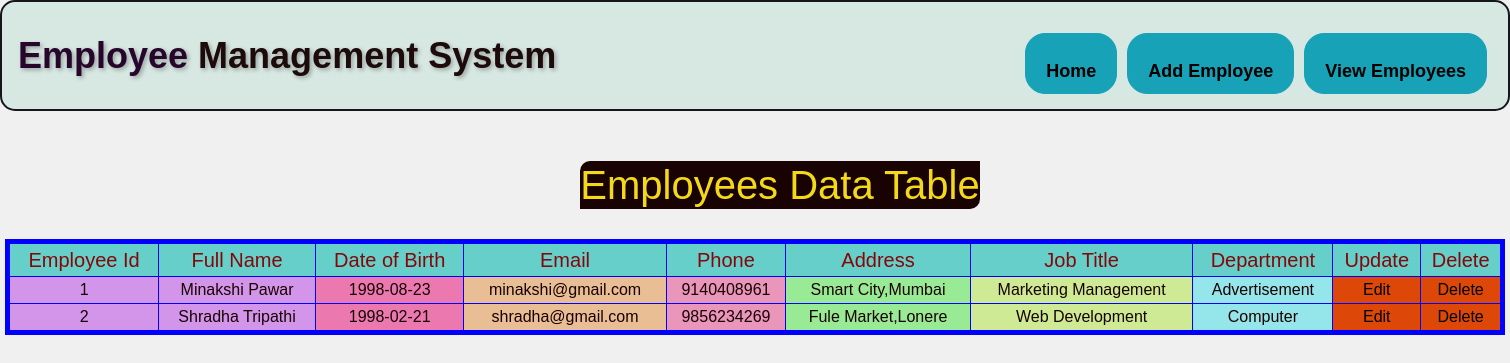
Page /viewdisplay on the committed database.
### database/models.py (models this page shows)
class empregister(models.Model):
    empoid = models.IntegerField(default=1)
    name = models.CharField(max_length=40)
    birthdate = models.CharField(default=27-6-2003,max_length=40)
    email = models.EmailField(max_length=40)
    phone = models.CharField(max_length=40)
    address = models.CharField(max_length=40)
    jobtitle = models.CharField(max_length=50)
    department = models.CharField(max_length=40)

### EmployeeManagement/views.py (the view)
# urls.py: path('viewdisplay',views.view_datadisplay,name='vieweDisplay'),
def view_datadisplay(request):
    s1 =empregister.objects.all()
    dict1 = {
        'data': s1
    }
    return render(request,'view_employee.html', dict1)

### templates/view_employee.html (shortened to what this page needs)
<!DOCTYPE html>
<html lang="en">
<head>
  <link rel="stylesheet" href="https://stackpath.bootstrapcdn.com/bootstrap/4.3.1/css/bootstrap.min.css">
</head>
<body>
  <nav class="navbar navbar-expand-lg navbar-custom">
    <a class="navbar-brand" href="#"><span style="color: #27062c">Employee</span> Management System</a>
    <div class="collapse navbar-collapse" id="navbarNav">
      <ul class="navbar-nav ml-auto">
        <li class="nav-item">
          <a class="nav-link active" href="home.html">
            <button type="button" class="btn btn-info"><a href="/home">Home</a></button>
          </a>
        </li>
        <li class="nav-item">
          <a class="nav-link" href="add_employee.html">
            <button type="button" class="btn btn-info"><a href="/empregister">Add Employee</a></button>
          </a>
        </li>
        <li class="nav-item">
          <a class="nav-link" href="view_employees.html">
            <button type="button" class="btn btn-info"><a href="/viewdisplay">View Employees</a></button>
          </a>
        </li>
      </ul>
    </div>
  </nav>
   <div class="text"><h1>Employees Data Table</h1></div>
    <table align="center" border="1" width="1500px" height="50px">
        <tbody>
        <tr align="center" id="tr1">
            <td style="font-size: 20px;">Employee Id</td>
            <td style="font-size: 20px;">Full Name</td>
            <td style="font-size: 20px;">Date of Birth</td>
            <td style="font-size: 20px;">Email</td>
            <td style="font-size: 20px;">Phone</td>
            <td style="font-size: 20px;">Address</td>
            <td style="font-size: 20px;">Job Title</td>
            <td style="font-size: 20px;">Department</td>
            <td style="font-size: 20px;">Update</td>
            <td style="font-size: 20px;">Delete</td>
        </tr>
        {% for x in data %}
        <tr align="center">
            <td style="background: rgb(211, 149, 234);">{{ x.empoid }}</td>
            <td style="background: rgb(211, 149, 234);">{{ x.name }}</td>
            <td style="background: rgb(235, 121, 176);">{{ x.birthdate }}</td>
            <td style="background: rgb(234, 190, 149);">{{ x.email}}</td>
            <td style="background: rgb(234, 149, 186);">{{ x.phone }}</td>
            <td style="background: rgb(152, 234, 149);">{{ x.address }}</td>
            <td style="background: rgb(207, 234, 149);">{{ x.jobtitle }}</td>
            <td style="background: rgb(149, 230, 234);">{{ x.department }}</td>
            <td style="background: rgb(221, 72, 8);"><a href="/change?emid={{ x.empoid }}&na={{ x.name }}&br={{ x.birthdate }}&em={{ x.email }}&ph={{ x.phone}}&add={{ x.address}}&jo={{ x.jobtitle}}&de={{ x.department}}">Edit</a></td>
            <td style="background: rgb(221, 72, 8);"><a href="/delete?empoid={{x.empoid}}">Delete</a></td>
        </tr>
        {% endfor %}
        </tbody>
    </table>
</body>
</html>

### templates/view_employee.html (style rules this page uses)
body { background-color: #f0f0f0; background-image: url('/static/back2.webp'); background-size: cover; background-attachment: fixed; background-position: center; font-family: 'Arial', sans-serif; }
.navbar-custom { background-color: rgb(215, 231, 226); padding-top: 10px; padding-bottom: 10px; border: 2px solid #15151b; border-radius: 15px; }
.navbar-custom .navbar-brand { color: #1d0b0b; font-size: 36px; font-weight: bold; text-shadow: 2px 2px 4px rgba(0, 0, 0, 0.3); font-family: 'Arial', sans-serif; }
.navbar-custom .navbar-nav .nav-link { color: #efe8e8; line-height: 40px; font-weight: bold; text-transform: uppercase; }
.navbar-custom .btn { font-weight: bold; font-size: 18px; padding: 8px 20px; margin: 5px; border-radius: 20px; }
table { border: 5px solid rgb(6, 16, 148); margin-top: 30px; border-radius: 15px; }
tbody { border: 5px solid blue; color: #180202; }
#tr1 { background: rgb(102, 207, 202); color: rgb(134, 7, 7); }
h1 { width: 400px; margin-left: 580px; margin-top: 50px; background: #180202; color: rgb(243, 217, 24); text-align: center; border-radius: 10px 0 10px 0px ; }
a { color: black; }

### rows in the picture
empregister: empoid "1", name "Minakshi Pawar", birthdate "1998-08-23", email "minakshi@gmail.com", phone "9140408961", address "Smart City,Mumbai", jobtitle "Marketing Management", department "Advertisement"
empregister: empoid "2", name "Shradha Tripathi", birthdate "1998-02-21", email "shradha@gmail.com", phone "9856234269", address "Fule Market,Lonere", jobtitle "Web Development", department "Computer"
